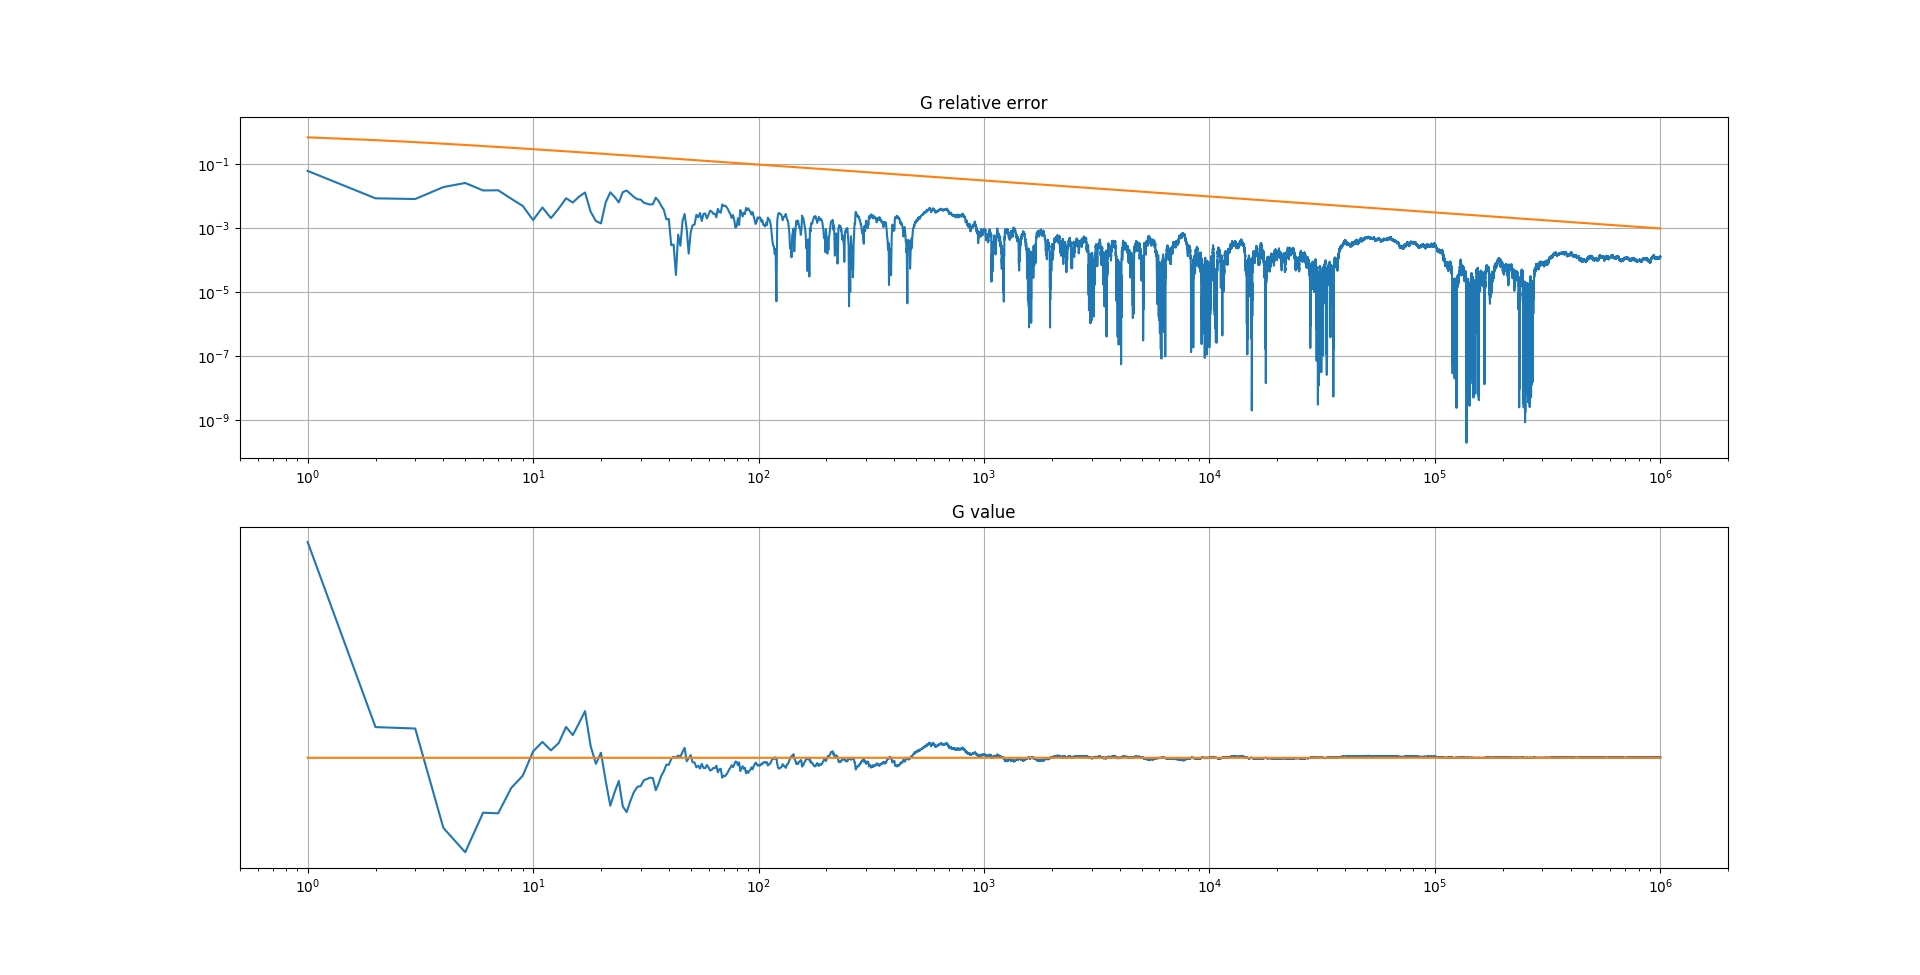

Write Python code to recreate this figure.
import numpy as np
from pprint import pprint
import matplotlib.pyplot as plt
import math
import sys
from decimal import Decimal


def Z(i):
    return (7 * i) - 7


def G(i):
    return i * math.log(i, math.e)


def calc_C():
    C = 0
    for e in range(1, 1001):
        C += Z(e)
    return C


C = calc_C()


def H(i):
    global C
    return Z(i) / C


def G_SUM():
    S = 0
    for i in range(1, 1001):
        S += G(i)
    return S


valor_real = G_SUM()


def M2(H):
    M2 = 0
    for i in range(1, 1001):
        M2 += math.pow(G(i), 2) / H(i)
    print('%.2E' % Decimal(M2))


def gerar_i(n):
    arr = [(Z(i), i) for i in range(1, 1001)]
    iarr = list()
    for v, i in arr:
        for _ in range(0, v):
            iarr.append(i)
    return np.random.choice(iarr, n)


def Mn(amostra):
    Mn = 0
    for i in amostra:
        Mn += G(i) / H(i)
    return Mn / len(amostra)


def Mn_arr(amostra):
    arr = list()
    Mn = 0
    for c, i in enumerate(amostra):
        Mn += G(i) / H(i)
        arr.append(Mn / (c + 1))
    return arr


def estimar_multi(n):
    ps = gerar_i(n)
    arr = Mn_arr(ps)
    return arr


def plot(n):
    global valor_real

    es = estimar_multi(n)
    # pprint(es)
    print(es[-1], " - ", round(math.fabs(es[-1] - valor_real) / valor_real, 8))
    er = [math.fabs(e - valor_real) / valor_real for e in es]

    plt.subplot(211)
    plt.loglog(er)
    plt.loglog([1 / math.sqrt(i) for i in range(1, n)])
    plt.grid(True)
    plt.title('G relative error')

    plt.subplot(212)
    plt.loglog(es)
    plt.loglog([valor_real for i in range(1, n)])
    plt.grid(True)
    plt.title('G value')

    plt.show()


if __name__ == '__main__':
    if len(sys.argv) == 2:
        M2(H)
        plot(10**int(sys.argv[1]))

    else:
        print("Inexistent option.")
